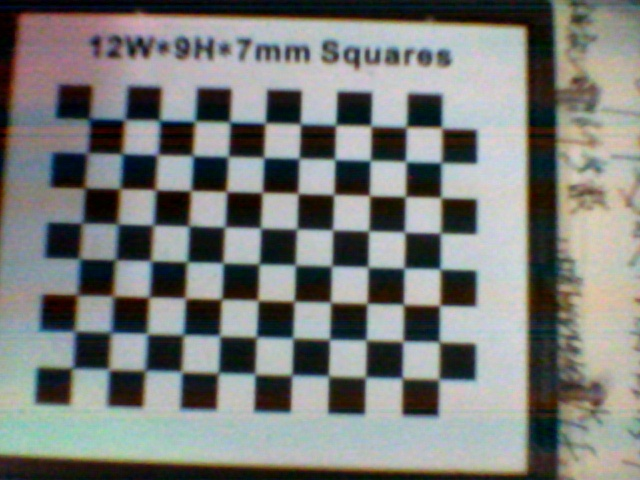
#> input picture Digit-Py/cam_digit/images/1.jpg, 640 x 480 px, found by its file name
$ python calibrate_camdigit.py
#> lines starting #> are read from the running program, lines starting #| are printed output that depends on the picture; after the words box and inside, x2 and y2 are one past the last pixel; in counts of white or black regions, pixels touching at a corner belong together
# 相机标定

import cv2

# 首先读取图像并转为灰度图
img = cv2.imread('/home/jhz/桌面/gelsight_resconstruct/gelsight-main/cam_digit/images/1.jpg')
#> img is the input picture: shape (480, 640, 3); mean B, G, R 122.5, 125.6, 123.4
gray = cv2.cvtColor(img, cv2.COLOR_BGR2GRAY)
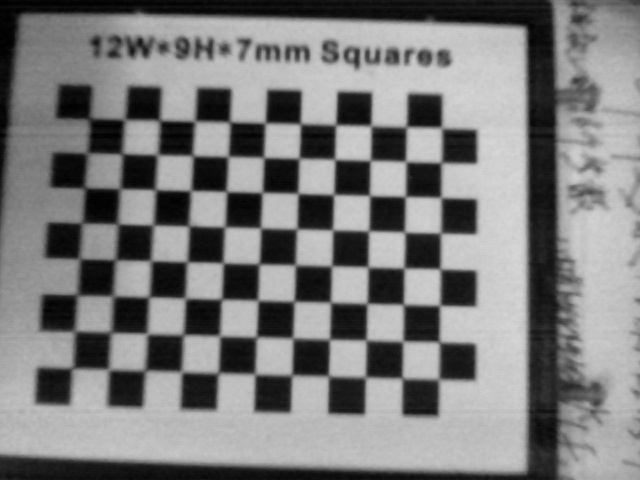
#> gray: shape (480, 640); min 0, max 216, mean 124.6

# cv2.imshow("img",img)
# cv2.imshow("gray",gray)

# 使用OpenCV的cv2.findChessboardCorners()函数找出棋盘图中的对角（即图片中黑白相对的点的坐标）,
# 同时使用cv2.drawChessboardCorners()将之画出来

# cv2.findChessboardCorners参数patternSize取（9,5）－－棋盘图中每行和每列交点的个数
# 取（9,5）下面打印corners才会有输出，不然是None,
# 其原因在于导入的图片./camera_cal/calibration1.jpg数一下交点的数目，一行有９个，一列有５个
# Adam博客当中取（9,6）原因在于他的图和我的图不一样，认真数一下可以发现他的图确实是一行９个一列６个角点
# 事实证明，（9,4）也可以，只要size小于图片中的交点数即可

# 函数解析参见官网https://docs.opencv.org/3.3.0/dc/dbb/tutorial_py_calibration.html
# It returns the corner points and retval which will be True if pattern is obtained.
# These corners will be placed in an order (from left-to-right, top-to-bottom)
ret, corners = cv2.findChessboardCorners(gray, (11, 8),None)
#> ret = True; corners = 88 rows, first 8: [90, 118.5], [124, 120], [159.5, 120], [195.8, 122.8], [229.5, 122], [264.6, 122.3], [299.2, 125.6], [335, 124.5]
print(ret)
#| True
print(corners)  # 交点坐标
#> (printed output is left out)

if ret == True:
    img = cv2.drawChessboardCorners(img, (11, 8), corners, ret)
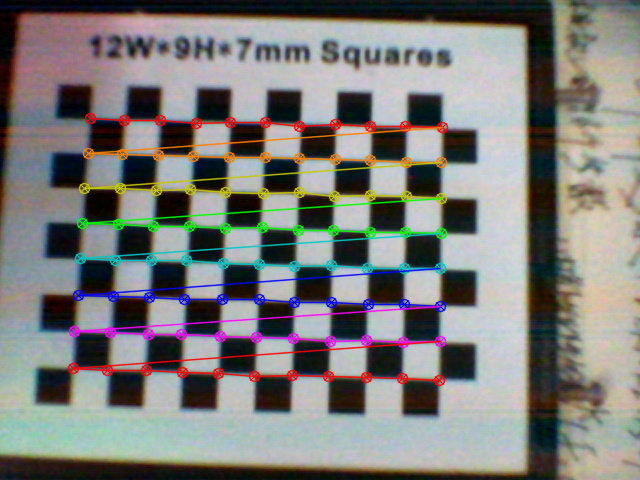
#> img: shape (480, 640, 3); 7.39% of pixels changed, all inside (x1, y1, x2, y2) = (67, 112, 449, 387)

cv2.imshow("final",img)

cv2.waitKey()
cv2.destroyAllWindows()


#####################################完整的相机标定程序###################################

# import cv2
# import numpy as np

# # 首先读取图像并转为灰度图
# img = cv2.imread('./camera_cal/calibration1.jpg')
# gray = cv2.cvtColor(img, cv2.COLOR_BGR2GRAY)

# # cv2.imshow("img",img)
# # cv2.imshow("gray",gray)

# # 使用OpenCV的cv2.findChessboardCorners()函数找出棋盘图中的对角（即图片中黑白相对的点的坐标）,
# # 同时使用cv2.drawChessboardCorners()将之画出来

# # cv2.findChessboardCorners参数patternSize取（9,5）－－棋盘图中每行和每列交点的个数
# # 取（9,5）下面打印corners才会有输出，不然是None,
# # 其原因在于导入的图片./camera_cal/calibration1.jpg数一下交点的数目，一行有９个，一列有５个
# # Adam博客当中取（9,6）原因在于他的图和我的图不一样，认真数一下可以发现他的图确实是一行９个一列６个角点
# # 事实证明，（9,4）也可以，只要size小于图片中的交点数即可

# # 函数解析参见官网https://docs.opencv.org/3.3.0/dc/dbb/tutorial_py_calibration.html
# # It returns the corner points and retval which will be True if pattern is obtained.
# # These corners will be placed in an order (from left-to-right, top-to-bottom)
# ret, corners = cv2.findChessboardCorners(gray, (9, 5),None)
# # print(ret)
# # print(corners)  # 交点坐标

# if ret == True:
#     img = cv2.drawChessboardCorners(img, (9, 5), corners, ret)

# cv2.imshow("result",img)

# # 构造这些对角点在在现实世界中的相对位置，我们将这些位置简化成整数值
# objp = np.zeros((5*9, 3), np.float32)
# objp[:, :2] = np.mgrid[0:9, 0:5].T.reshape(-1, 2)

# img_points = []
# obj_points = []

# img_points.append(corners)
# obj_points.append(objp)

# # 最后我们使用OpenCV中的 cv2.calibrateCamera() 即可求得这个相机的畸变系数，在后面的所有图像的矫正都可以使用这一组系数来完成
# image_size = (img.shape[1], img.shape[0])
# #  It returns the camera matrix, distortion coefficients, rotation and translation vectors etc.
# ret, mtx, dist, rvecs, tvecs = cv2.calibrateCamera(obj_points, img_points,image_size, None, None)

# test_img = cv2.imread("./camera_cal/calibration3.jpg")
# # 这里cv2.undistort的最后一个参数依旧选用原来的相机矩阵mtx
# # 也可以尝试做opencv官网举例的使用cv2.getOptimalNewCameraMatrix（）基于自由缩放参数来优化相机矩阵，之后再带入
# undist = cv2.undistort(test_img, mtx, dist, None, mtx)

# cv2.imshow("test_img",test_img)
# cv2.imshow("undist",undist)

# cv2.waitKey()
# cv2.destroyAllWindows()

$ run again, with Digit-Py/cam_digit/images/pixel_to_surface.jpg copied over Digit-Py/cam_digit/images/1.jpg
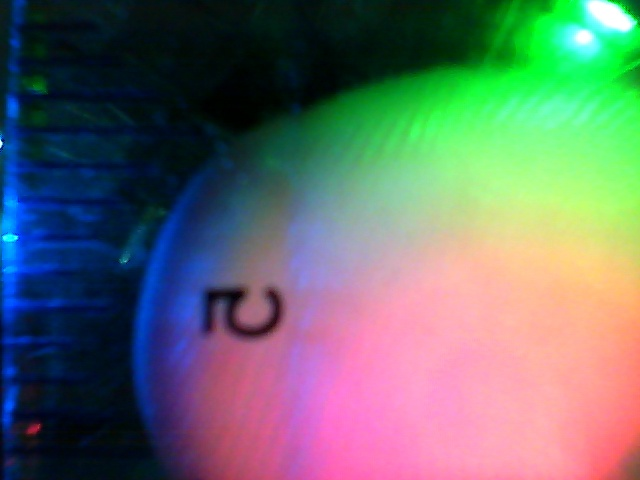
#> input picture Digit-Py/cam_digit/images/pixel_to_surface.jpg, 640 x 480 px, found by its file name
#> img is the input picture: shape (480, 640, 3); mean B, G, R 106.9, 109.8, 102.4
#> `gray = cv2.cvtColor(img, cv2.COLOR_BGR2GRAY)`:
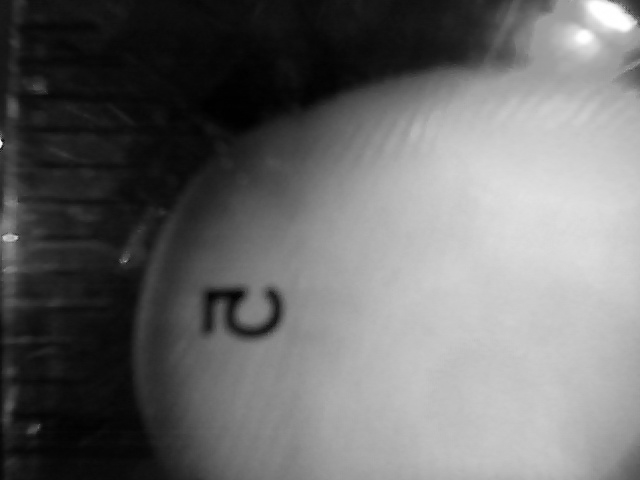
#> gray: shape (480, 640); min 0, max 255, mean 107.3
#> ret = False; corners = None
#| False
#| None
